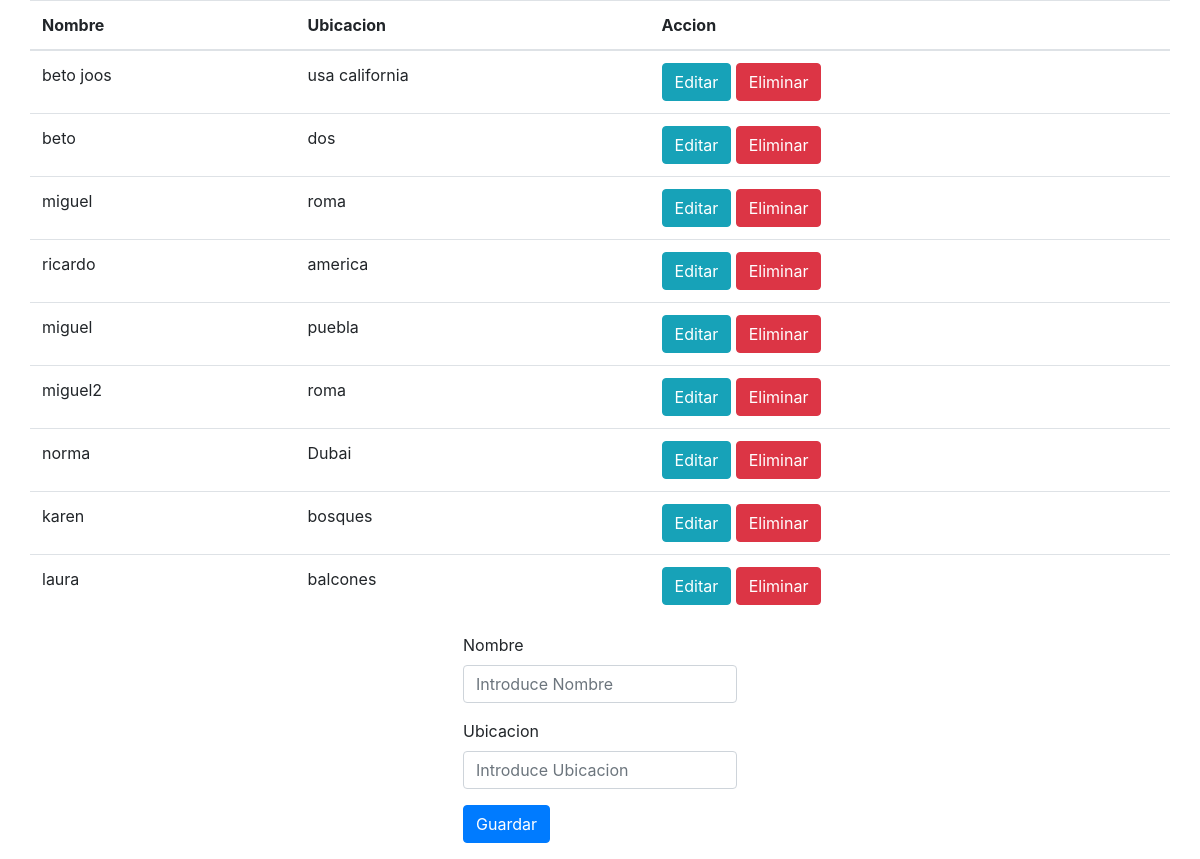
The page / on the database its author committed.
### tables this page shows
CREATE TABLE `datos` (
  `ID` int(11) NOT NULL,
  `NAME` varchar(100) NOT NULL,
  `UBICACION` varchar(100) NOT NULL
);

### process.php (called while the page is built, shortened)
<?php
$update = false;
$name = '';
$location= '';

### index.php (the view, shortened to what this page needs)
<!DOCTYPE html>
<html>
<head>
	<link rel="stylesheet" type="text/css" href="https://maxcdn.bootstrapcdn.com/bootstrap/4.0.0-beta.3/css/bootstrap.min.css">
</head>
<body>
	<?php require_once 'process.php'; ?>
	<div class="container" >
	<?php
		$mysqli = new mysqli('localhost', 'root' , '' , 'crud' ) or die(mysqli_error($mysqli));
		$result = $mysqli->query("SELECT * FROM datos") or die($mysqli->error);
		?>
		<div class="row justify-content-center" >
				<table class="table" >
					<thead>
						<tr>
							<th>Nombre</th>
							<th>Ubicacion</th>
							<th colspan="2" >Accion</th>
						</tr>
					</thead>
			<?php
				while ($row = $result->fetch_assoc()): ?>
					<tr>
						<td><?php echo $row['NAME']; ?> </td>
						<td><?php echo $row['UBICACION']; ?> </td>
						<td>
							<a href="index.php?edit=<?php  echo $row['ID']; ?>"
								class="btn btn-info" >Editar</a>
							<a href="process.php?delete=<?php  echo $row['ID']; ?>"
								class="btn btn-danger"  >Eliminar</a>
						</td>
					</tr>
				<?php endwhile; ?>
				</table>
			</div>
	<div class="row justify-content-center">
		<form action="process.php" method="POST">
			<div class="form-group" >
			<label>Nombre</label>
			<input type="text" name="name" class="form-control"
					value="<?php  echo $name; ?>" placeholder="Introduce Nombre">
			</div>
			<div class="form-group">
			<label>Ubicacion</label>
			<input type="text" name="location"  class="form-control"
					value="<?php echo $location ?>" placeholder="Introduce Ubicacion ">
			</div>
			<div class="form-group">
			<?php
			if ($update == true):
			?>
			<button type="submit" class="btn btn-info"  name="update">Actualizar</button>
			<?php else: ?>
			<button type="submit" class="btn btn-primary"  name="save">Guardar</button>
			<?php endif; ?>
			</div>
		</form>
	</div>
	</div>
</body>
</html>

### rows shown on the page
datos: NAME "beto joos", UBICACION "usa california"
datos: NAME "beto", UBICACION "dos"
datos: NAME "miguel", UBICACION "roma"
datos: NAME "ricardo", UBICACION "america"
datos: NAME "miguel", UBICACION "puebla"
datos: NAME "miguel2", UBICACION "roma"
datos: NAME "norma", UBICACION "Dubai"
datos: NAME "karen", UBICACION "bosques"
datos: NAME "laura", UBICACION "balcones"
